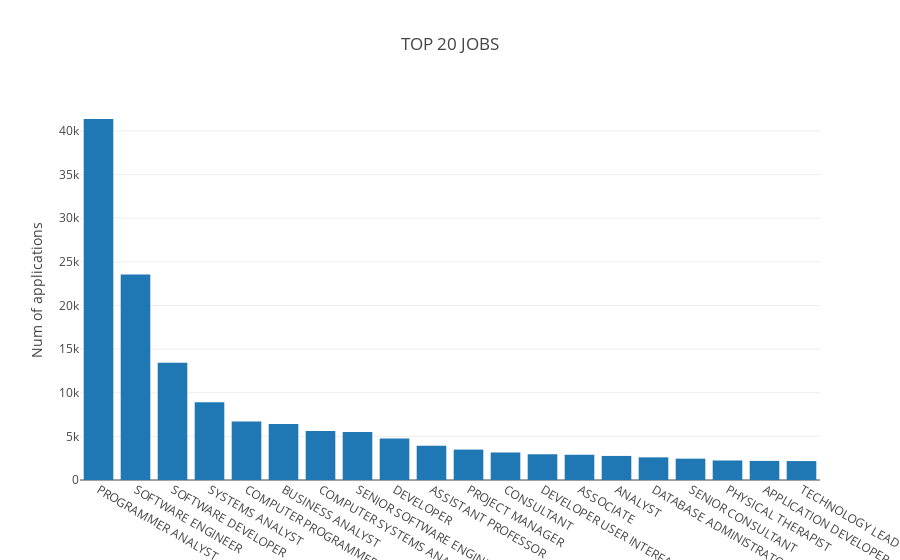

Write notebook code for a chart like this one.
### Code cell
t1 = go.Bar(x=dfjob.JOB_TITLE.values,y=dfjob.countvar.values,name='jobtitle')
layout = go.Layout(dict(title= "TOP 20 JOBS",yaxis=dict(title="Num of applications")))
data = [t1]
fig =go.Figure(data,layout)
iplot(fig)

### Figure 1 — Plotly figure (JSON) as saved in the notebook; plotly's stock layout.template omitted (floating-point values rounded to 4 significant figures)
{"data": [{"name": "jobtitle", "type": "bar", "uid": "55a85c5c-d094-11e8-8ccb-f496347d3ff1", "x": ["PROGRAMMER ANALYST", "SOFTWARE ENGINEER", "SOFTWARE DEVELOPER", "SYSTEMS ANALYST", "COMPUTER PROGRAMMER", "BUSINESS ANALYST", "COMPUTER SYSTEMS ANALYST", "SENIOR SOFTWARE ENGINEER", "DEVELOPER", "ASSISTANT PROFESSOR", "PROJECT MANAGER", "CONSULTANT", "DEVELOPER USER INTERFACE", "ASSOCIATE", "ANALYST", "DATABASE ADMINISTRATOR", "SENIOR CONSULTANT", "PHYSICAL THERAPIST", "APPLICATION DEVELOPER", "TECHNOLOGY LEAD - US"], "y": [41369, 23562, 13443, 8899, 6718, 6417, 5608, 5499, 4766, 3927, 3485, 3152, 2951, 2892, 2758, 2594, 2446, 2236, 2190, 2169]}], "layout": {"title": "TOP 20 JOBS", "yaxis": {"title": "Num of applications"}}}
